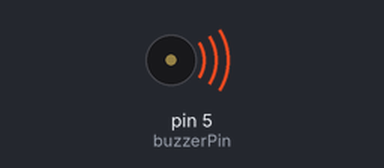
The sketch below on a simulated Arduino Uno, built with avr-gcc and run on an emulated ATmega328P. Shown: buzzer (waves = sounding).

Above: at 1.2 s.
Timing chart, 0 to 10.6 s (numbered marks = the images above):
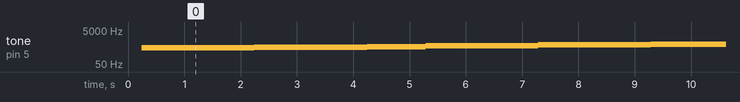

Measured:
- by itself, tone on pin 5 (buzzerPin): plays 438 Hz for 2.0 s, 483 Hz for 2.0 s, 535 Hz for 1.0 s, 584 Hz for 2.0 s, 656 Hz for 2.0 s, 735 Hz for 2.0 s … (273 notes in this stretch)

The sketch:

PlayTone.ino
```cpp
int buzzerPin = 5;

void setup() {
  pinMode(buzzerPin, OUTPUT);
  delay(200);
}

void loop() {
  for (int semitone = 0; semitone <= 12; semitone += 1) {
    float frequency = 440 * pow(2, semitone/12.);
    playTone(frequency, 1000);
  }
  delay(200);
  for (int i = 5000; i >= 0; i -= 100) {
    playTone(i, 50);
  }
  delay(200);
}

void playTone(long frequency, long duration) {
  long halfPeriod = (1000000L / frequency) / 2.; // calculate the period in microseconds and divide by two to obtain the midpoint.
  long cycles = frequency * (duration / 1000.); // calculate the number of cycles (time given in ms).

  for (long i = 0; i < cycles; i++) {
    digitalWrite(buzzerPin, HIGH);
    delayMicroseconds(halfPeriod); // set the high duration
    digitalWrite(buzzerPin, LOW);
    delayMicroseconds(halfPeriod); // set the low duration
  }
}
```
